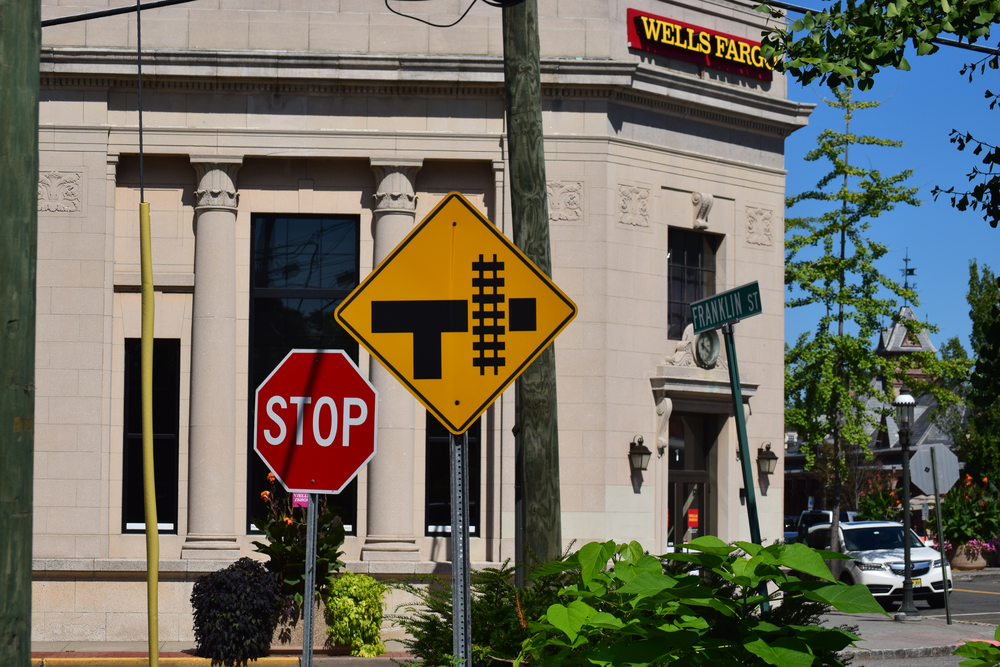
#> input picture Apoorva-CV-lecture-quizzes-python/Scratch Pads/img-5-b-2.png, 1000 x 667 px
$ jupyter execute --allow-errors 'PS2 Scratch Pad- Challenge.ipynb'   (shell and % lines are left out)
#> lines starting #> are read from the running program, lines starting #| are printed output that depends on the picture
[cell 1]
import matplotlib.pyplot as plt
import cv2
import numpy as np

convert images

[cell 2]
from PIL import Image

#> (the rest of this cell did not finish here and is left out)

# Load Image

[cell 3]
img = cv2.imread('img-5-b-2.png')
#> img is the input picture: shape (667, 1000, 3); mean B, G, R 95.4, 108, 110.9
print(img.shape)
#| (667, 1000, 3)

plt.imshow(cv2.cvtColor(img, cv2.COLOR_BGR2RGB))
plt.show()

# Split Channel

[cell 4]
b,g,r = cv2.split(img)
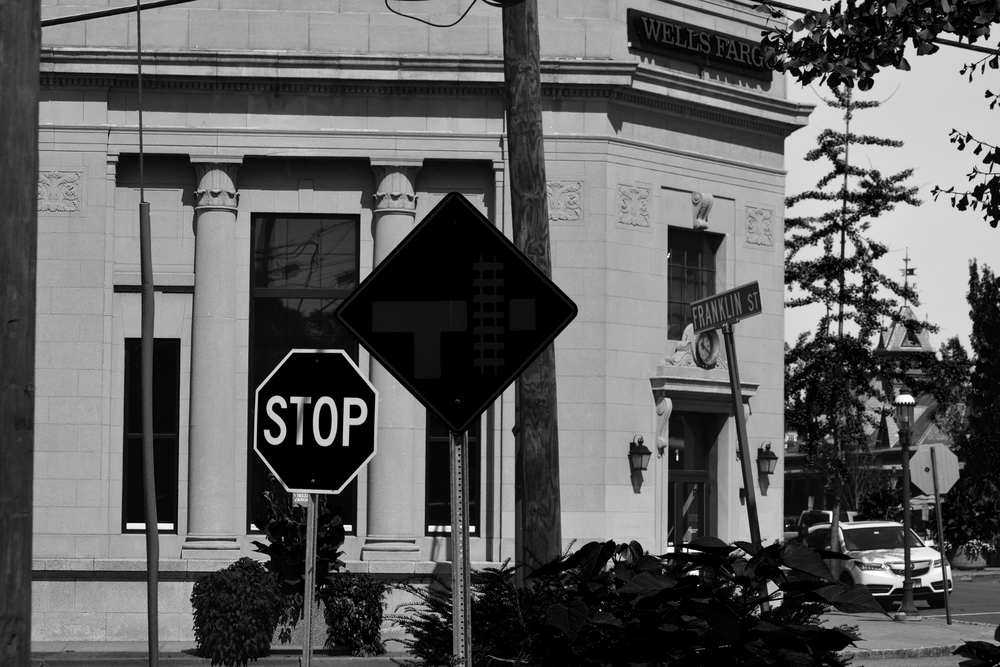
#> b: shape (667, 1000); min 0, max 255, mean 95.4
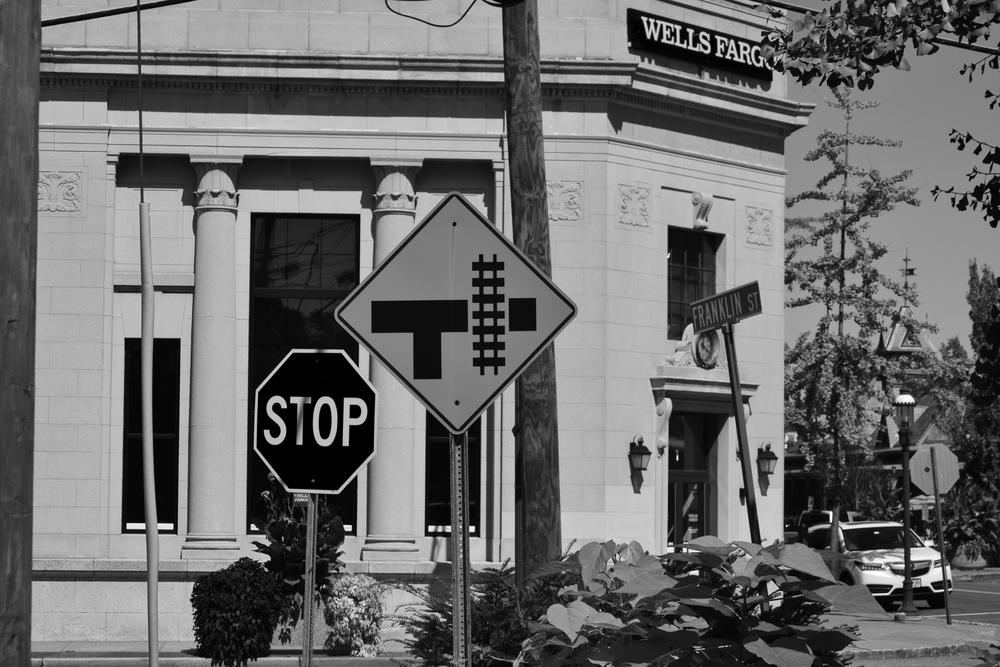
#> g: shape (667, 1000); min 0, max 255, mean 108
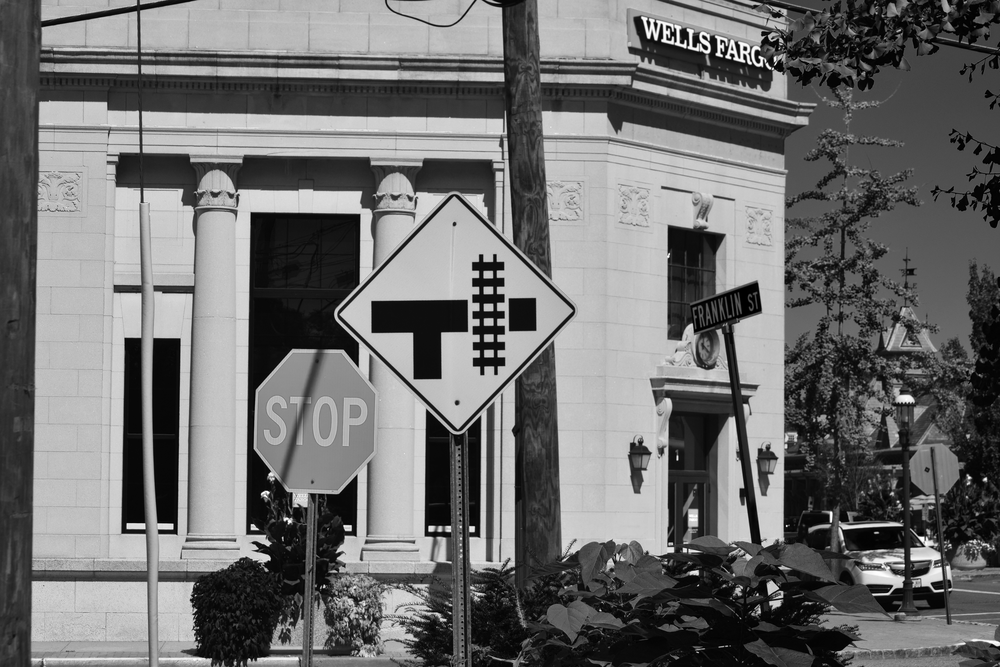
#> r: shape (667, 1000); min 0, max 255, mean 110.9

f, axarr = plt.subplots(1, 3, figsize=(17, 15), sharey=True)
axarr[0].imshow(cv2.cvtColor(b, cv2.COLOR_BGR2RGB))
axarr[1].imshow(cv2.cvtColor(g, cv2.COLOR_BGR2RGB))
axarr[2].imshow(cv2.cvtColor(r, cv2.COLOR_BGR2RGB))

plt.show()
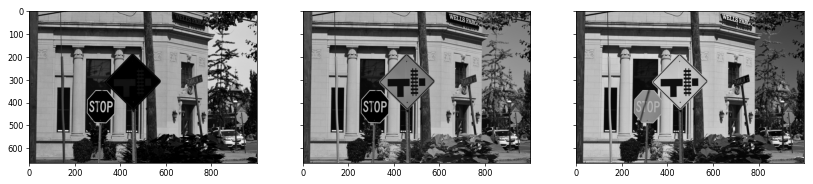
#> figure drawn by matplotlib, 3 panels

# Denoise via fastNlMeansDenoisingColored

[cell 5]
# dst = cv.fastNlMeansDenoisingColored(	src[, dst[, h[, hColor[, templateWindowSize[, searchWindowSize]]]]]	)
denoised_img = cv2.bilateralFilter(img, 70, 100, 100)
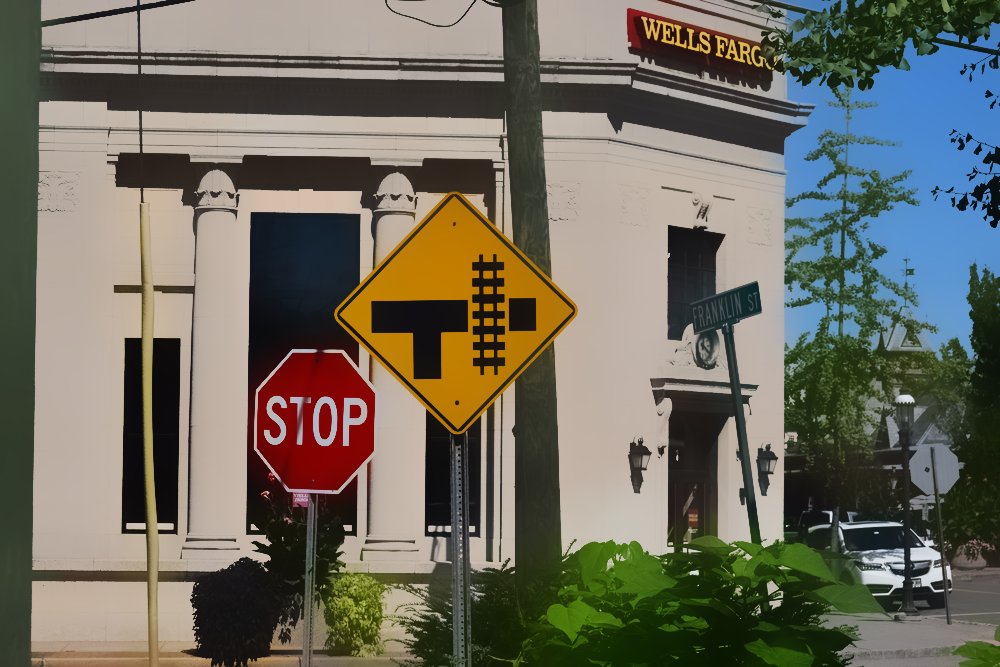
#> denoised_img: shape (667, 1000, 3); mean B, G, R 95.5, 107.8, 110.7
# denoised_img = cv2.fastNlMeansDenoisingColored(img,None,10,10,21)
blur = cv2.GaussianBlur(denoised_img,(3,3),10)
smooth = cv2.addWeighted(blur,1.5,img,-0.5,0)
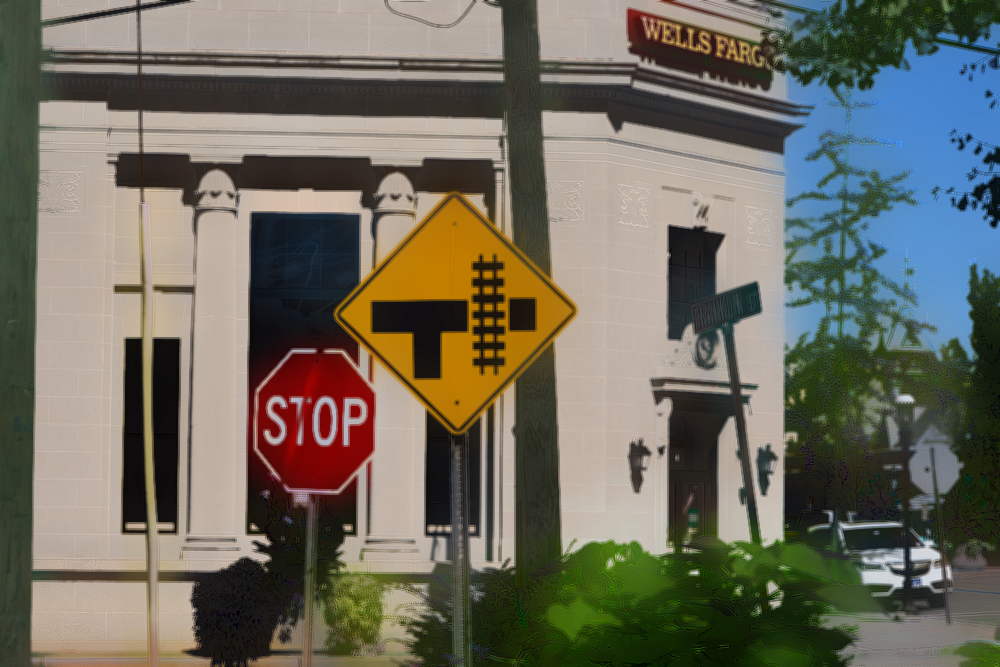
#> smooth: shape (667, 1000, 3); mean B, G, R 95.5, 107.8, 110.7

img_hsv = cv2.cvtColor(img, cv2.COLOR_BGR2HSV)
#> img_hsv: shape (667, 1000, 3); mean H, S, V 44, 89.4, 124.1

f, axarr = plt.subplots(1, 2, figsize=(17, 15), sharey=True)
axarr[0].imshow(cv2.cvtColor(img, cv2.COLOR_BGR2RGB))
axarr[1].imshow(cv2.cvtColor(blur, cv2.COLOR_BGR2RGB))
# axarr[1, 0].imshow(cv2.cvtColor(denoised_ing, cv2.COLOR_BGR2RGB))
# plt.show()

plt.figure(figsize = (60, 100))
plt.imshow(cv2.cvtColor(denoised_img, cv2.COLOR_BGR2RGB))
plt.show()
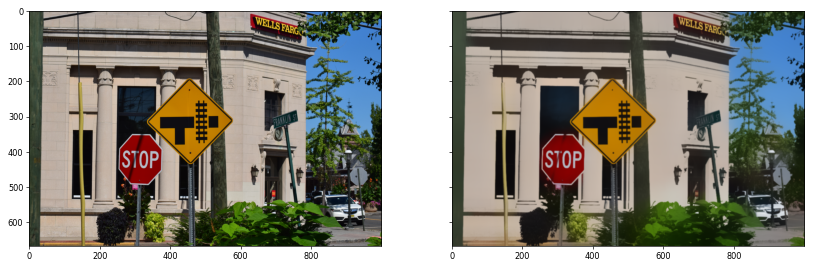
#> figure drawn by matplotlib, 2 panels

[cell 6]
def color_filter_bgr(img_in, bgr, tolerance):
#> called with tolerance = 20
    min_bgr = np.array([bgr[0] - tolerance, bgr[1] - tolerance, bgr[2] - tolerance])
    max_bgr = np.array([bgr[0] + tolerance, bgr[1] + tolerance, bgr[2] + tolerance])

    mask_bgr = cv2.inRange(img_in, min_bgr, max_bgr)
#> mask_bgr: shape (667, 1000); every value is 0
    img_binary = cv2.bitwise_and(img_in, img_in, mask=mask_bgr)
#> img_binary: shape (667, 1000, 3); every value is 0

    return img_binary

$ run again, with Apoorva-CV-lecture-quizzes-python/Scratch Pads/Shift0.png copied over Apoorva-CV-lecture-quizzes-python/Scratch Pads/img-5-b-2.png
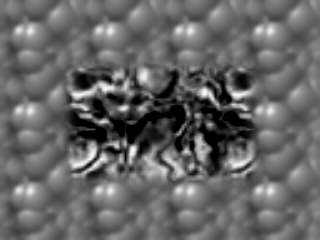
#> input picture Apoorva-CV-lecture-quizzes-python/Scratch Pads/Shift0.png, 320 x 240 px
#> img is the input picture: shape (240, 320, 3); min 0, max 253, mean 101.9
#| (240, 320, 3)
#> `smooth = cv2.addWeighted(blur,1.5,img,-0.5,0)`:
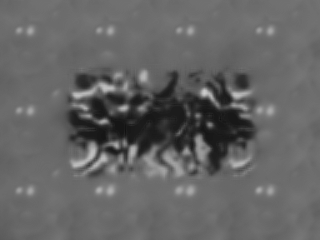
#> smooth: shape (240, 320, 3); min 16, max 206, mean 100
#> img_hsv: shape (240, 320, 3); mean H, S, V 0, 0, 101.9
#> `plt.show()`:
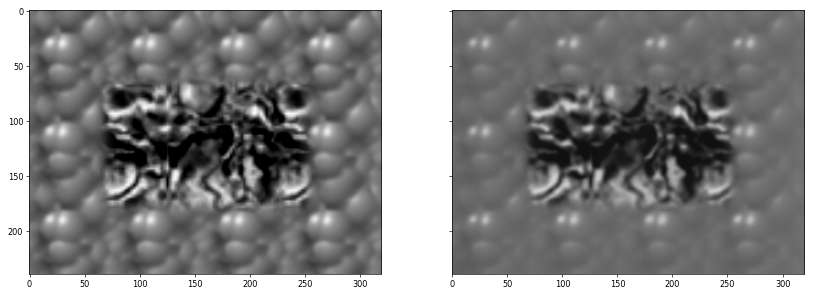
#> figure drawn by matplotlib, 2 panels
#> mask_bgr: shape (240, 320); every value is 0
#> img_binary: shape (240, 320, 3); every value is 0
